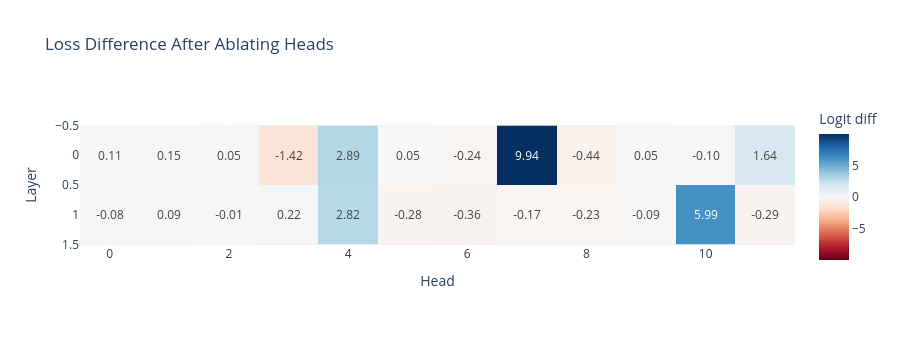

Notebook cell for this chart:
### Markdown cell above
Once you've passed the tests, you can plot the results:

### Code cell
imshow(
    ablation_scores,
    labels={"x": "Head", "y": "Layer", "color": "Logit diff"},
    title="Loss Difference After Ablating Heads",
    text_auto=".2f",
    width=900,
    height=350,
)

### Figure 1 — Plotly figure (JSON) as saved in the notebook; plotly's stock layout.template omitted (floating-point values rounded to 4 significant figures)
{"data": [{"coloraxis": "coloraxis", "hovertemplate": "Head: %{x}<br>Layer: %{y}<br>Logit diff: %{z}<extra></extra>", "name": "0", "texttemplate": "%{z:.2f}", "type": "heatmap", "xaxis": "x", "yaxis": "y", "z": [[0.1102, 0.1459, 0.04926, -1.418, 2.889, 0.04832, -0.245, 9.943, -0.4384, 0.04678, -0.1024, 1.641], [-0.07924, 0.09119, -0.009187, 0.2231, 2.816, -0.277, -0.3621, -0.1731, -0.232, -0.09238, 5.991, -0.2919]]}], "layout": {"coloraxis": {"cmid": 0, "colorbar": {"title": {"text": "Logit diff"}}, "colorscale": [[0, "rgb(103,0,31)"], [0.1, "rgb(178,24,43)"], [0.2, "rgb(214,96,77)"], [0.3, "rgb(244,165,130)"], [0.4, "rgb(253,219,199)"], [0.5, "rgb(247,247,247)"], [0.6, "rgb(209,229,240)"], [0.7, "rgb(146,197,222)"], [0.8, "rgb(67,147,195)"], [0.9, "rgb(33,102,172)"], [1, "rgb(5,48,97)"]]}, "height": 350, "title": {"text": "Loss Difference After Ablating Heads"}, "width": 900, "xaxis": {"anchor": "y", "constrain": "domain", "domain": [0, 1], "scaleanchor": "y", "title": {"text": "Head"}}, "yaxis": {"anchor": "x", "autorange": "reversed", "constrain": "domain", "domain": [0, 1], "title": {"text": "Layer"}}}}
